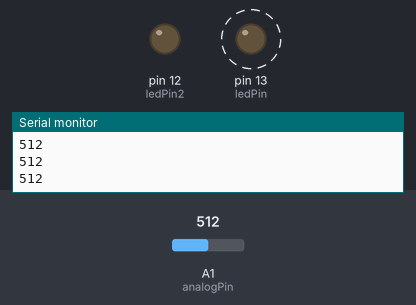
Simulated run of this sketch. Board: Arduino Uno, built with avr-gcc and run on an emulated ATmega328P. Parts: output pins drawn as LEDs (lit = HIGH), the last lines printed to the serial monitor. Dashed ring = blinking. The inputs (shaded band) are chosen by the test bench; at power-on: A1 (analogPin) = 512.

Above: at 1.2 s.
1.3 s: A1 (analogPin) set to 529
At 1.5 s:
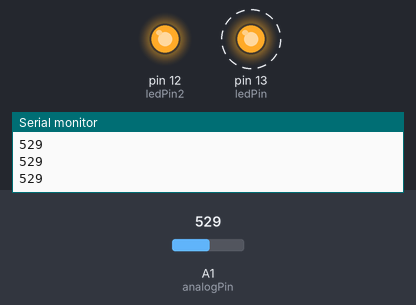
4.3 s: A1 (analogPin) set to 511
At 4.51 s:
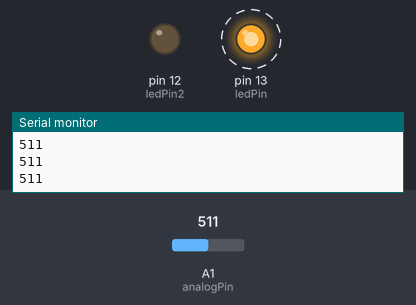
7.3 s: A1 (analogPin) set to 610
At 7.86 s:
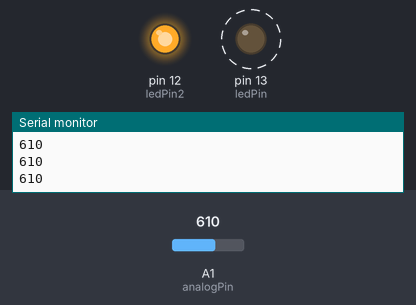
Timing chart, 0 to 16.3 s (numbered marks = the images above; inputs shaded):
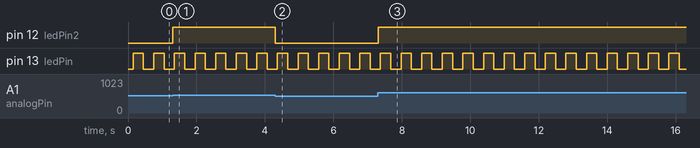

The sketch:

experimento6.2.ino
```cpp
#define ledPin 13
#define ledPin2 12
int analogPin = A1;
int count, led_pisca, val, pot_ts;


void setup() {
  pinMode(ledPin, OUTPUT);
  pinMode(ledPin2, OUTPUT);
  Serial.begin(2000000);
  TCCR1A = 0;
  TCCR1B = 0;
  TCCR1B |= (1 << CS10);
  TCNT1 = 0xC180;
  TIMSK1 |= (1 << TOIE1);  // habilita a interrupção do TIMER1
}

void loop() {
  if (count) {
    count = 0;
    led_pisca++;
    if (led_pisca > 600) {
      led_pisca = 0;
    }
    if (led_pisca < 300) {
      analogWrite(ledPin, map(led_pisca, 0, 300, 0, 255));
    } else {
      analogWrite(ledPin, map(led_pisca, 300, 600, 255, 0));
    }
  }

  if(pot_ts>10){
    pot_ts=0;
    val = analogRead(analogPin);
    Serial.println(val);
    analogWrite(ledPin2, map(val, 0, 1023, 0, 255));
  }
}

ISR(TIMER1_OVF_vect)  //interrupção do TIMER1
{
  TCNT1 = 0xC180;  // Renicia TIMER
  count++;
  pot_ts++;
}
```

Measured:
- the behaviour switches between 513 and 514 on A1 (analogPin) (found by bisection; images 0 and 1)
- after the input at 1.3 s, pin 12 (ledPin2): LOW → HIGH at once
- after the input at 4.3 s, pin 12 (ledPin2): HIGH → LOW at once
- after the input at 7.3 s, pin 12 (ledPin2): LOW → HIGH at once
- by itself, pin 13 (ledPin): alternates HIGH for 0.30 s and LOW for 0.30 s
